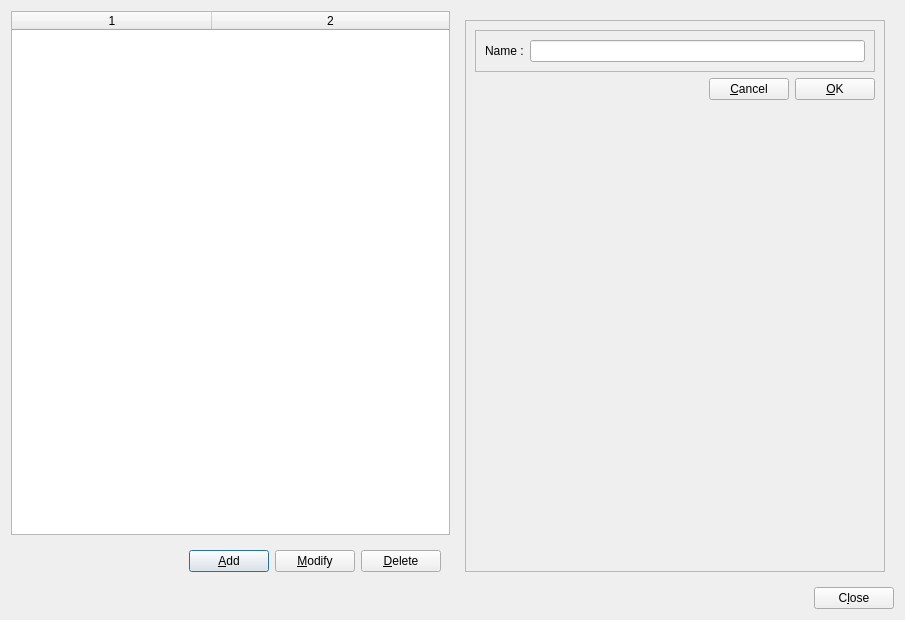
<?xml version="1.0" encoding="UTF-8"?>
<ui version="4.0">
 <class>cityManagementFormClass</class>
 <widget class="QDialog" name="cityManagementFormClass">
  <property name="geometry">
   <rect>
    <x>0</x>
    <y>0</y>
    <width>905</width>
    <height>620</height>
   </rect>
  </property>
  <property name="windowTitle">
   <string>City management</string>
  </property>
  <property name="windowIcon">
   <iconset resource="../res/global.qrc">
    <normaloff>:/global/TeacherHelperIcon.ico</normaloff>:/global/TeacherHelperIcon.ico</iconset>
  </property>
  <layout class="QVBoxLayout" name="verticalLayout">
   <item>
    <layout class="QHBoxLayout" name="horizontalLayout">
     <item>
      <layout class="QVBoxLayout" name="verticalLayout_2">
       <item>
        <widget class="QTableWidget" name="tableWidgeItems">
         <property name="editTriggers">
          <set>QAbstractItemView::NoEditTriggers</set>
         </property>
         <property name="alternatingRowColors">
          <bool>true</bool>
         </property>
         <property name="selectionMode">
          <enum>QAbstractItemView::SingleSelection</enum>
         </property>
         <property name="selectionBehavior">
          <enum>QAbstractItemView::SelectRows</enum>
         </property>
         <property name="columnCount">
          <number>2</number>
         </property>
         <attribute name="horizontalHeaderVisible">
          <bool>true</bool>
         </attribute>
         <attribute name="horizontalHeaderDefaultSectionSize">
          <number>200</number>
         </attribute>
         <attribute name="horizontalHeaderHighlightSections">
          <bool>false</bool>
         </attribute>
         <attribute name="horizontalHeaderStretchLastSection">
          <bool>true</bool>
         </attribute>
         <attribute name="verticalHeaderVisible">
          <bool>false</bool>
         </attribute>
         <attribute name="verticalHeaderStretchLastSection">
          <bool>false</bool>
         </attribute>
         <column/>
         <column/>
        </widget>
       </item>
       <item>
        <widget class="QFrame" name="frameActionButtons">
         <layout class="QHBoxLayout" name="horizontalLayout_4">
          <item>
           <spacer name="horizontalSpacer_3">
            <property name="orientation">
             <enum>Qt::Horizontal</enum>
            </property>
            <property name="sizeHint" stdset="0">
             <size>
              <width>40</width>
              <height>20</height>
             </size>
            </property>
           </spacer>
          </item>
          <item>
           <widget class="QPushButton" name="pushButtonAdd">
            <property name="text">
             <string>&amp;Add</string>
            </property>
            <property name="icon">
             <iconset resource="../res/global.qrc">
              <normaloff>:/global/add22.png</normaloff>:/global/add22.png</iconset>
            </property>
           </widget>
          </item>
          <item>
           <widget class="QPushButton" name="pushButtonModify">
            <property name="text">
             <string>&amp;Modify</string>
            </property>
            <property name="icon">
             <iconset resource="../res/global.qrc">
              <normaloff>:/global/edit22.png</normaloff>:/global/edit22.png</iconset>
            </property>
           </widget>
          </item>
          <item>
           <widget class="QPushButton" name="pushButtonDelete">
            <property name="text">
             <string>&amp;Delete</string>
            </property>
            <property name="icon">
             <iconset resource="../res/global.qrc">
              <normaloff>:/global/delete22.png</normaloff>:/global/delete22.png</iconset>
            </property>
           </widget>
          </item>
         </layout>
        </widget>
       </item>
      </layout>
     </item>
     <item>
      <widget class="QFrame" name="frame_1">
       <property name="minimumSize">
        <size>
         <width>0</width>
         <height>0</height>
        </size>
       </property>
       <property name="maximumSize">
        <size>
         <width>439</width>
         <height>16777215</height>
        </size>
       </property>
       <layout class="QVBoxLayout" name="verticalLayout_1">
        <item>
         <widget class="QFrame" name="frameDetails">
          <property name="frameShape">
           <enum>QFrame::StyledPanel</enum>
          </property>
          <property name="frameShadow">
           <enum>QFrame::Raised</enum>
          </property>
          <layout class="QGridLayout" name="gridLayout_2">
           <item row="0" column="0">
            <widget class="QFrame" name="frame">
             <property name="frameShape">
              <enum>QFrame::StyledPanel</enum>
             </property>
             <property name="frameShadow">
              <enum>QFrame::Raised</enum>
             </property>
             <layout class="QGridLayout" name="gridLayout">
              <item row="1" column="0">
               <widget class="QLabel" name="label">
                <property name="text">
                 <string>Name :</string>
                </property>
               </widget>
              </item>
              <item row="1" column="1">
               <widget class="QLineEdit" name="lineEditName"/>
              </item>
             </layout>
            </widget>
           </item>
           <item row="1" column="0">
            <layout class="QHBoxLayout" name="horizontalLayout_2">
             <item>
              <spacer name="horizontalSpacer">
               <property name="orientation">
                <enum>Qt::Horizontal</enum>
               </property>
               <property name="sizeHint" stdset="0">
                <size>
                 <width>40</width>
                 <height>20</height>
                </size>
               </property>
              </spacer>
             </item>
             <item>
              <widget class="QPushButton" name="pushButtonCancel">
               <property name="text">
                <string>&amp;Cancel</string>
               </property>
               <property name="icon">
                <iconset resource="../res/global.qrc">
                 <normaloff>:/global/cancel22.png</normaloff>:/global/cancel22.png</iconset>
               </property>
              </widget>
             </item>
             <item>
              <widget class="QPushButton" name="pushButtonOK">
               <property name="text">
                <string>&amp;OK</string>
               </property>
               <property name="icon">
                <iconset resource="../res/global.qrc">
                 <normaloff>:/global/ok22.png</normaloff>:/global/ok22.png</iconset>
               </property>
              </widget>
             </item>
            </layout>
           </item>
           <item row="2" column="0">
            <spacer name="verticalSpacer">
             <property name="orientation">
              <enum>Qt::Vertical</enum>
             </property>
             <property name="sizeHint" stdset="0">
              <size>
               <width>20</width>
               <height>40</height>
              </size>
             </property>
            </spacer>
           </item>
          </layout>
         </widget>
        </item>
       </layout>
      </widget>
     </item>
    </layout>
   </item>
   <item>
    <layout class="QHBoxLayout" name="horizontalLayout_3">
     <item>
      <spacer name="horizontalSpacer_2">
       <property name="orientation">
        <enum>Qt::Horizontal</enum>
       </property>
       <property name="sizeHint" stdset="0">
        <size>
         <width>40</width>
         <height>20</height>
        </size>
       </property>
      </spacer>
     </item>
     <item>
      <widget class="QPushButton" name="pushButtonClose">
       <property name="text">
        <string>C&amp;lose</string>
       </property>
       <property name="icon">
        <iconset resource="../res/global.qrc">
         <normaloff>:/global/close22.png</normaloff>:/global/close22.png</iconset>
       </property>
      </widget>
     </item>
    </layout>
   </item>
  </layout>
 </widget>
 <tabstops>
  <tabstop>tableWidgeItems</tabstop>
  <tabstop>pushButtonAdd</tabstop>
  <tabstop>pushButtonModify</tabstop>
  <tabstop>pushButtonDelete</tabstop>
  <tabstop>lineEditName</tabstop>
  <tabstop>pushButtonOK</tabstop>
  <tabstop>pushButtonCancel</tabstop>
  <tabstop>pushButtonClose</tabstop>
 </tabstops>
 <resources>
  <include location="../res/global.qrc"/>
 </resources>
 <connections/>
</ui>
